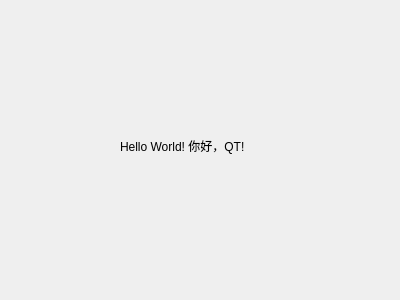
<?xml version="1.0" encoding="UTF-8"?>
<ui version="4.0">
 <class>HelloDialog</class>
 <widget class="QDialog" name="HelloDialog">
  <property name="geometry">
   <rect>
    <x>0</x>
    <y>0</y>
    <width>400</width>
    <height>300</height>
   </rect>
  </property>
  <property name="windowTitle">
   <string>Dialog</string>
  </property>
  <widget class="QLabel" name="label">
   <property name="geometry">
    <rect>
     <x>120</x>
     <y>120</y>
     <width>201</width>
     <height>51</height>
    </rect>
   </property>
   <property name="text">
    <string>Hello World! 你好，QT!</string>
   </property>
  </widget>
 </widget>
 <resources/>
 <connections/>
</ui>
